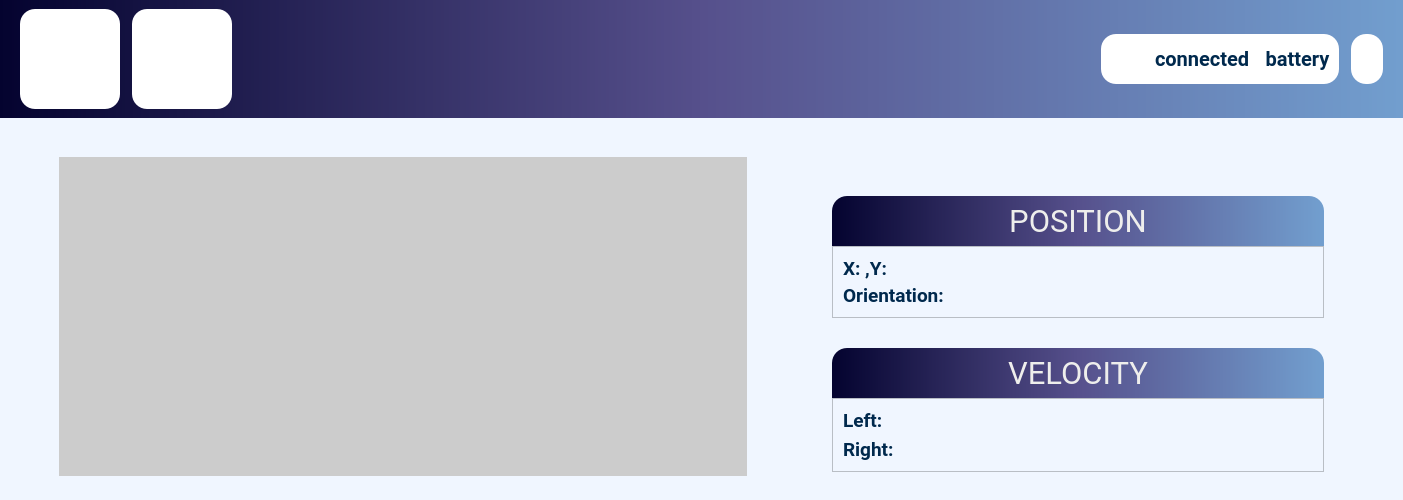
      <widget class="QWidget" name="guest">
       <property name="styleSheet">
        <string notr="true">*{
background-color: rgb(240, 246, 255);
font-family:  &quot;Roboto&quot;;
}</string>
       </property>
       <layout class="QVBoxLayout" name="verticalLayout_14">
        <property name="spacing">
         <number>0</number>
        </property>
        <property name="leftMargin">
         <number>0</number>
        </property>
        <property name="topMargin">
         <number>0</number>
        </property>
        <property name="rightMargin">
         <number>0</number>
        </property>
        <property name="bottomMargin">
         <number>0</number>
        </property>
        <item>
         <widget class="QFrame" name="status_bar_3">
          <property name="styleSheet">
           <string notr="true">
background-color: qlineargradient(spread: pad, x1:0, y1:0, x2:1, y2:0, stop:0 rgb(4, 3, 47), stop:0.5 rgb(86, 80, 140), stop:1 rgb(114, 159, 207));
</string>
          </property>
          <property name="frameShape">
           <enum>QFrame::NoFrame</enum>
          </property>
          <property name="frameShadow">
           <enum>QFrame::Raised</enum>
          </property>
          <layout class="QHBoxLayout" name="horizontalLayout_26">
           <property name="spacing">
            <number>12</number>
           </property>
           <property name="leftMargin">
            <number>20</number>
           </property>
           <property name="rightMargin">
            <number>20</number>
           </property>
           <item>
            <widget class="QLabel" name="Logo_BK_6">
             <property name="sizePolicy">
              <sizepolicy hsizetype="Preferred" vsizetype="Preferred">
               <horstretch>0</horstretch>
               <verstretch>0</verstretch>
              </sizepolicy>
             </property>
             <property name="minimumSize">
              <size>
               <width>100</width>
               <height>100</height>
              </size>
             </property>
             <property name="maximumSize">
              <size>
               <width>100</width>
               <height>100</height>
              </size>
             </property>
             <property name="styleSheet">
              <string notr="true">background-color: rgb(255, 255, 255);
border-radius:  15px;</string>
             </property>
             <property name="text">
              <string/>
             </property>
             <property name="pixmap">
              <pixmap resource="../resources/resources.qrc">:/logos/Logos/Logo BK.png</pixmap>
             </property>
             <property name="scaledContents">
              <bool>true</bool>
             </property>
             <property name="alignment">
              <set>Qt::AlignCenter</set>
             </property>
            </widget>
           </item>
           <item>
            <widget class="QLabel" name="Logo_fab_6">
             <property name="sizePolicy">
              <sizepolicy hsizetype="Expanding" vsizetype="Minimum">
               <horstretch>0</horstretch>
               <verstretch>0</verstretch>
              </sizepolicy>
             </property>
             <property name="minimumSize">
              <size>
               <width>100</width>
               <height>100</height>
              </size>
             </property>
             <property name="maximumSize">
              <size>
               <width>100</width>
               <height>100</height>
              </size>
             </property>
             <property name="font">
              <font>
               <family>Roboto</family>
               <weight>75</weight>
               <bold>true</bold>
              </font>
             </property>
             <property name="styleSheet">
              <string notr="true">background-color: rgb(255, 255, 255);
border-radius:  15px;</string>
             </property>
             <property name="text">
              <string/>
             </property>
             <property name="pixmap">
              <pixmap resource="../resources/resources.qrc">:/logos/Logos/Fablab Logo-aftercut.png</pixmap>
             </property>
             <property name="scaledContents">
              <bool>true</bool>
             </property>
             <property name="alignment">
              <set>Qt::AlignCenter</set>
             </property>
            </widget>
           </item>
           <item>
            <spacer name="horizontalSpacer_21">
             <property name="orientation">
              <enum>Qt::Horizontal</enum>
             </property>
             <property name="sizeHint" stdset="0">
              <size>
               <width>857</width>
               <height>20</height>
              </size>
             </property>
            </spacer>
           </item>
           <item>
            <widget class="QWidget" name="widget_20" native="true">
             <property name="maximumSize">
              <size>
               <width>16777215</width>
               <height>50</height>
              </size>
             </property>
             <property name="styleSheet">
              <string notr="true">background-color: rgb(255, 255, 255);
border-radius:  15px;
color: rgb(0, 41, 77);</string>
             </property>
             <layout class="QHBoxLayout" name="horizontalLayout_27">
              <property name="topMargin">
               <number>0</number>
              </property>
              <property name="bottomMargin">
               <number>0</number>
              </property>
              <item>
               <widget class="QWidget" name="widget_24" native="true">
                <layout class="QHBoxLayout" name="horizontalLayout_28">
                 <property name="topMargin">
                  <number>0</number>
                 </property>
                 <property name="bottomMargin">
                  <number>0</number>
                 </property>
                 <item>
                  <widget class="QLabel" name="label_19">
                   <property name="minimumSize">
                    <size>
                     <width>30</width>
                     <height>30</height>
                    </size>
                   </property>
                   <property name="maximumSize">
                    <size>
                     <width>50</width>
                     <height>50</height>
                    </size>
                   </property>
                   <property name="text">
                    <string/>
                   </property>
                   <property name="pixmap">
                    <pixmap resource="../resources/resources.qrc">:/Icons/Icons/mqtt_icon.svg</pixmap>
                   </property>
                   <property name="scaledContents">
                    <bool>false</bool>
                   </property>
                   <property name="alignment">
                    <set>Qt::AlignCenter</set>
                   </property>
                  </widget>
                 </item>
                 <item>
                  <widget class="QLabel" name="label_mqtt_2">
                   <property name="sizePolicy">
                    <sizepolicy hsizetype="Preferred" vsizetype="Preferred">
                     <horstretch>0</horstretch>
                     <verstretch>0</verstretch>
                    </sizepolicy>
                   </property>
                   <property name="minimumSize">
                    <size>
                     <width>0</width>
                     <height>30</height>
                    </size>
                   </property>
                   <property name="maximumSize">
                    <size>
                     <width>16777215</width>
                     <height>50</height>
                    </size>
                   </property>
                   <property name="font">
                    <font>
                     <family>Roboto</family>
                     <pointsize>15</pointsize>
                     <weight>75</weight>
                     <bold>true</bold>
                    </font>
                   </property>
                   <property name="text">
                    <string>connected</string>
                   </property>
                   <property name="textFormat">
                    <enum>Qt::PlainText</enum>
                   </property>
                  </widget>
                 </item>
                </layout>
               </widget>
              </item>
              <item>
               <widget class="QLabel" name="label_battery_2">
                <property name="sizePolicy">
                 <sizepolicy hsizetype="Preferred" vsizetype="Preferred">
                  <horstretch>0</horstretch>
                  <verstretch>0</verstretch>
                 </sizepolicy>
                </property>
                <property name="minimumSize">
                 <size>
                  <width>0</width>
                  <height>30</height>
                 </size>
                </property>
                <property name="maximumSize">
                 <size>
                  <width>16777215</width>
                  <height>50</height>
                 </size>
                </property>
                <property name="font">
                 <font>
                  <family>Roboto</family>
                  <pointsize>15</pointsize>
                  <weight>75</weight>
                  <bold>true</bold>
                 </font>
                </property>
                <property name="styleSheet">
                 <string notr="true"/>
                </property>
                <property name="frameShape">
                 <enum>QFrame::NoFrame</enum>
                </property>
                <property name="frameShadow">
                 <enum>QFrame::Raised</enum>
                </property>
                <property name="text">
                 <string>battery</string>
                </property>
                <property name="scaledContents">
                 <bool>false</bool>
                </property>
                <property name="alignment">
                 <set>Qt::AlignCenter</set>
                </property>
                <property name="margin">
                 <number>5</number>
                </property>
                <property name="indent">
                 <number>0</number>
                </property>
               </widget>
              </item>
             </layout>
            </widget>
           </item>
           <item>
            <widget class="QPushButton" name="logout">
             <property name="sizePolicy">
              <sizepolicy hsizetype="MinimumExpanding" vsizetype="Preferred">
               <horstretch>0</horstretch>
               <verstretch>0</verstretch>
              </sizepolicy>
             </property>
             <property name="minimumSize">
              <size>
               <width>30</width>
               <height>30</height>
              </size>
             </property>
             <property name="maximumSize">
              <size>
               <width>50</width>
               <height>50</height>
              </size>
             </property>
             <property name="styleSheet">
              <string notr="true">background-color: rgb(255, 255, 255);
border-radius:  15px;
color: rgb(0, 41, 77);</string>
             </property>
             <property name="text">
              <string/>
             </property>
             <property name="icon">
              <iconset resource="../resources/resources.qrc">
               <normaloff>:/Icons/Icons/log-out.svg</normaloff>:/Icons/Icons/log-out.svg</iconset>
             </property>
             <property name="iconSize">
              <size>
               <width>25</width>
               <height>25</height>
              </size>
             </property>
            </widget>
           </item>
          </layout>
         </widget>
        </item>
        <item>
         <widget class="QWidget" name="widget_5" native="true">
          <layout class="QHBoxLayout" name="horizontalLayout_9" stretch="4,3">
           <item>
            <widget class="QWidget" name="widget_32" native="true">
             <property name="maximumSize">
              <size>
               <width>16777215</width>
               <height>16777215</height>
              </size>
             </property>
             <layout class="QVBoxLayout" name="verticalLayout_42">
              <property name="spacing">
               <number>30</number>
              </property>
              <property name="leftMargin">
               <number>50</number>
              </property>
              <property name="topMargin">
               <number>30</number>
              </property>
              <property name="rightMargin">
               <number>50</number>
              </property>
              <property name="bottomMargin">
               <number>15</number>
              </property>
              <item>
               <widget class="QWidget" name="tracking_main_4" native="true">
                <property name="styleSheet">
                 <string notr="true">background-color: rgb(204,204,204); </string>
                </property>
                <layout class="QVBoxLayout" name="tracking_4">
                 <property name="leftMargin">
                  <number>0</number>
                 </property>
                 <property name="topMargin">
                  <number>0</number>
                 </property>
                 <property name="rightMargin">
                  <number>0</number>
                 </property>
                 <property name="bottomMargin">
                  <number>0</number>
                 </property>
                 <item>
                  <widget class="QGraphicsView" name="view_map">
                   <property name="styleSheet">
                    <string notr="true"/>
                   </property>
                   <property name="frameShape">
                    <enum>QFrame::NoFrame</enum>
                   </property>
                   <property name="sizeAdjustPolicy">
                    <enum>QAbstractScrollArea::AdjustToContentsOnFirstShow</enum>
                   </property>
                   <property name="dragMode">
                    <enum>QGraphicsView::ScrollHandDrag</enum>
                   </property>
                  </widget>
                 </item>
                </layout>
               </widget>
              </item>
             </layout>
            </widget>
           </item>
           <item>
            <widget class="QWidget" name="widget_28" native="true">
             <property name="maximumSize">
              <size>
               <width>16777215</width>
               <height>16777215</height>
              </size>
             </property>
             <layout class="QVBoxLayout" name="verticalLayout_13">
              <property name="spacing">
               <number>20</number>
              </property>
              <property name="topMargin">
               <number>30</number>
              </property>
              <property name="rightMargin">
               <number>50</number>
              </property>
              <item>
               <widget class="QWidget" name="camera_4" native="true">
                <layout class="QVBoxLayout" name="verticalLayout_40">
                 <property name="leftMargin">
                  <number>9</number>
                 </property>
                 <property name="topMargin">
                  <number>0</number>
                 </property>
                 <property name="rightMargin">
                  <number>9</number>
                 </property>
                 <property name="bottomMargin">
                  <number>9</number>
                 </property>
                </layout>
               </widget>
              </item>
              <item>
               <widget class="QWidget" name="widget_4" native="true">
                <layout class="QVBoxLayout" name="verticalLayout_5">
                 <property name="spacing">
                  <number>30</number>
                 </property>
                 <property name="leftMargin">
                  <number>20</number>
                 </property>
                 <property name="topMargin">
                  <number>10</number>
                 </property>
                 <property name="rightMargin">
                  <number>20</number>
                 </property>
                 <property name="bottomMargin">
                  <number>10</number>
                 </property>
                 <item>
                  <widget class="QFrame" name="position_3">
                   <property name="minimumSize">
                    <size>
                     <width>0</width>
                     <height>0</height>
                    </size>
                   </property>
                   <property name="maximumSize">
                    <size>
                     <width>16777215</width>
                     <height>16777215</height>
                    </size>
                   </property>
                   <property name="styleSheet">
                    <string notr="true"/>
                   </property>
                   <layout class="QVBoxLayout" name="verticalLayout_46" stretch="0,0">
                    <property name="spacing">
                     <number>0</number>
                    </property>
                    <property name="leftMargin">
                     <number>0</number>
                    </property>
                    <property name="topMargin">
                     <number>0</number>
                    </property>
                    <property name="rightMargin">
                     <number>0</number>
                    </property>
                    <property name="bottomMargin">
                     <number>0</number>
                    </property>
                    <item>
                     <widget class="QFrame" name="frame_21">
                      <property name="enabled">
                       <bool>true</bool>
                      </property>
                      <property name="maximumSize">
                       <size>
                        <width>16777215</width>
                        <height>50</height>
                       </size>
                      </property>
                      <property name="styleSheet">
                       <string notr="true">QFrame{
	border-top-left-radius: 15;
	border-top-right-radius: 15;
	border-style: solid;
	border-color:rgb(0, 41, 77);
	background-color: qlineargradient(spread: pad, x1:0, y1:0, x2:1, y2:0, stop:0 rgb(4, 3, 47), stop:0.5 rgb(86, 80, 140), stop:1 rgb(114, 159, 207));
}</string>
                      </property>
                      <property name="lineWidth">
                       <number>0</number>
                      </property>
                      <layout class="QVBoxLayout" name="verticalLayout_47">
                       <item alignment="Qt::AlignHCenter">
                        <widget class="QLabel" name="label1_10">
                         <property name="font">
                          <font>
                           <family>Roboto</family>
                           <pointsize>23</pointsize>
                           <weight>50</weight>
                           <bold>false</bold>
                          </font>
                         </property>
                         <property name="styleSheet">
                          <string notr="true">QLabel{
background-color: transparent; 
color: rgb(238, 238, 236);
}</string>
                         </property>
                         <property name="text">
                          <string>POSITION</string>
                         </property>
                         <property name="alignment">
                          <set>Qt::AlignCenter</set>
                         </property>
                        </widget>
                       </item>
                      </layout>
                     </widget>
                    </item>
                    <item>
                     <widget class="QFrame" name="frame_22">
                      <property name="sizePolicy">
                       <sizepolicy hsizetype="Preferred" vsizetype="Preferred">
                        <horstretch>0</horstretch>
                        <verstretch>0</verstretch>
                       </sizepolicy>
                      </property>
                      <property name="maximumSize">
                       <size>
                        <width>16777215</width>
                        <height>200</height>
                       </size>
                      </property>
                      <property name="font">
                       <font>
                        <family>Roboto</family>
                        <pointsize>13</pointsize>
                        <weight>75</weight>
                        <bold>true</bold>
                       </font>
                      </property>
                      <property name="styleSheet">
                       <string notr="true">
color: rgb(0, 41, 77);</string>
                      </property>
                      <property name="frameShape">
                       <enum>QFrame::StyledPanel</enum>
                      </property>
                      <property name="frameShadow">
                       <enum>QFrame::Plain</enum>
                      </property>
                      <property name="lineWidth">
                       <number>1</number>
                      </property>
                      <layout class="QGridLayout" name="gridLayout_22" columnstretch="0">
                       <property name="leftMargin">
                        <number>10</number>
                       </property>
                       <property name="topMargin">
                        <number>10</number>
                       </property>
                       <property name="rightMargin">
                        <number>10</number>
                       </property>
                       <property name="bottomMargin">
                        <number>10</number>
                       </property>
                       <property name="horizontalSpacing">
                        <number>0</number>
                       </property>
                       <property name="verticalSpacing">
                        <number>4</number>
                       </property>
                       <item row="0" column="0">
                        <widget class="QLabel" name="label_xy">
                         <property name="font">
                          <font>
                           <family>Roboto</family>
                           <pointsize>14</pointsize>
                           <weight>75</weight>
                           <bold>true</bold>
                          </font>
                         </property>
                         <property name="text">
                          <string>X: ,Y:</string>
                         </property>
                        </widget>
                       </item>
                       <item row="1" column="0">
                        <widget class="QLabel" name="label_theta">
                         <property name="font">
                          <font>
                           <family>Roboto</family>
                           <pointsize>14</pointsize>
                           <weight>75</weight>
                           <bold>true</bold>
                          </font>
                         </property>
                         <property name="text">
                          <string>Orientation:</string>
                         </property>
                        </widget>
                       </item>
                      </layout>
                     </widget>
                    </item>
                   </layout>
                  </widget>
                 </item>
                 <item>
                  <widget class="QFrame" name="velocity_4">
                   <property name="minimumSize">
                    <size>
                     <width>0</width>
                     <height>0</height>
                    </size>
                   </property>
                   <property name="maximumSize">
                    <size>
                     <width>16777215</width>
                     <height>16777215</height>
                    </size>
                   </property>
                   <property name="styleSheet">
                    <string notr="true"/>
                   </property>
                   <layout class="QVBoxLayout" name="verticalLayout_43" stretch="0,0">
                    <property name="spacing">
                     <number>0</number>
                    </property>
                    <property name="leftMargin">
                     <number>0</number>
                    </property>
                    <property name="topMargin">
                     <number>0</number>
                    </property>
                    <property name="rightMargin">
                     <number>0</number>
                    </property>
                    <property name="bottomMargin">
                     <number>0</number>
                    </property>
                    <item>
                     <widget class="QFrame" name="frame_19">
                      <property name="enabled">
                       <bool>true</bool>
                      </property>
                      <property name="maximumSize">
                       <size>
                        <width>16777215</width>
                        <height>50</height>
                       </size>
                      </property>
                      <property name="styleSheet">
                       <string notr="true">QFrame{
	border-top-left-radius: 15;
	border-top-right-radius: 15;
	border-style: solid;
	border-color:rgb(0, 41, 77);
	background-color: qlineargradient(spread: pad, x1:0, y1:0, x2:1, y2:0, stop:0 rgb(4, 3, 47), stop:0.5 rgb(86, 80, 140), stop:1 rgb(114, 159, 207));
}</string>
                      </property>
                      <property name="lineWidth">
                       <number>0</number>
                      </property>
                      <layout class="QVBoxLayout" name="verticalLayout_44">
                       <item alignment="Qt::AlignHCenter">
                        <widget class="QLabel" name="label1_9">
                         <property name="font">
                          <font>
                           <family>Roboto</family>
                           <pointsize>23</pointsize>
                           <weight>50</weight>
                           <bold>false</bold>
                          </font>
                         </property>
                         <property name="styleSheet">
                          <string notr="true">QLabel{
background-color: transparent; 
color: rgb(238, 238, 236);
}</string>
                         </property>
                         <property name="text">
                          <string>VELOCITY</string>
                         </property>
                         <property name="alignment">
                          <set>Qt::AlignCenter</set>
                         </property>
                        </widget>
                       </item>
                      </layout>
                     </widget>
                    </item>
                    <item>
                     <widget class="QFrame" name="frame_20">
                      <property name="sizePolicy">
                       <sizepolicy hsizetype="Preferred" vsizetype="Preferred">
                        <horstretch>0</horstretch>
                        <verstretch>0</verstretch>
                       </sizepolicy>
                      </property>
                      <property name="maximumSize">
                       <size>
                        <width>16777215</width>
                        <height>200</height>
                       </size>
                      </property>
                      <property name="styleSheet">
                       <string notr="true">
color: rgb(0, 41, 77);</string>
                      </property>
                      <property name="frameShape">
                       <enum>QFrame::StyledPanel</enum>
                      </property>
                      <property name="frameShadow">
                       <enum>QFrame::Plain</enum>
                      </property>
                      <property name="lineWidth">
                       <number>1</number>
                      </property>
                      <layout class="QVBoxLayout" name="verticalLayout_45">
                       <property name="leftMargin">
                        <number>10</number>
                       </property>
                       <property name="topMargin">
                        <number>10</number>
                       </property>
                       <property name="rightMargin">
                        <number>10</number>
                       </property>
                       <property name="bottomMargin">
                        <number>10</number>
                       </property>
                       <item>
                        <widget class="QLabel" name="label_left">
                         <property name="font">
                          <font>
                           <family>Roboto</family>
                           <pointsize>14</pointsize>
                           <weight>75</weight>
                           <bold>true</bold>
                          </font>
                         </property>
                         <property name="text">
                          <string>Left:</string>
                         </property>
                        </widget>
                       </item>
                       <item>
                        <widget class="QLabel" name="label_right">
                         <property name="font">
                          <font>
                           <family>Roboto</family>
                           <pointsize>14</pointsize>
                           <weight>75</weight>
                           <bold>true</bold>
                          </font>
                         </property>
                         <property name="text">
                          <string>Right:</string>
                         </property>
                        </widget>
                       </item>
                      </layout>
                     </widget>
                    </item>
                   </layout>
                  </widget>
                 </item>
                </layout>
               </widget>
              </item>
             </layout>
            </widget>
           </item>
          </layout>
         </widget>
        </item>
       </layout>
      </widget>
